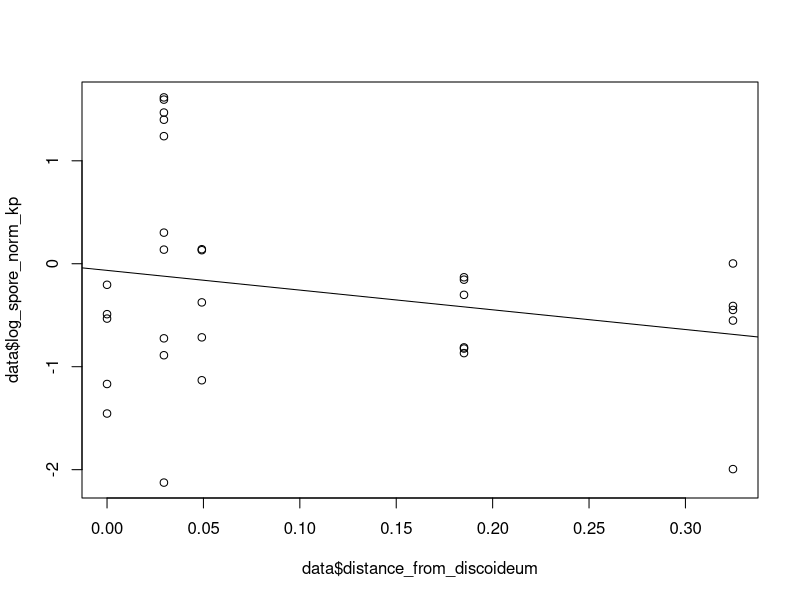
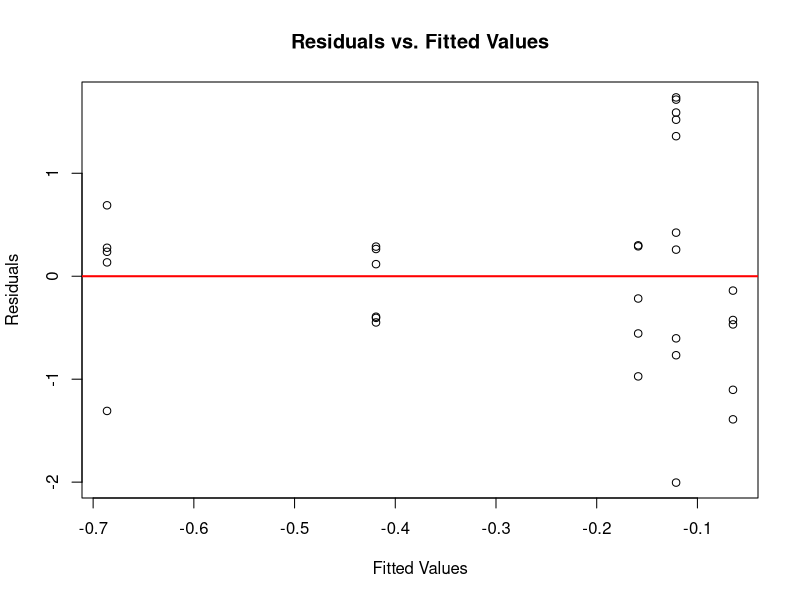
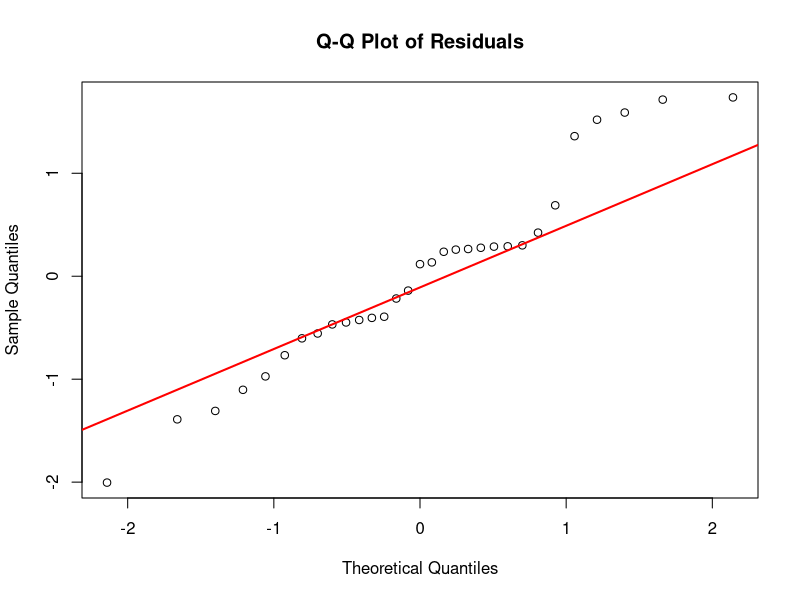

The R script that drew these images, in order:
#load data
data = read.csv('../data/paraburk_intrahost_data.csv')
data <- na.omit(data)
#keep only confident entries
data <- data[data$confident == 1,]
#get agricolaris data only
data <- data[data$infect == 'B859', ]
#remove Cavanderia, as it it too distant
data <- data[data$taxonomy != 'Cavenderia_aureostipes', ]
#take log of normalized spore count
data$log_spore_norm_kp <- log(data$spore_norm_kp)

#fit model
model <- lm(log_spore_norm_kp~distance_from_discoideum, data)
summary(model)
confint(model)
coef(model)

plot(data$distance_from_discoideum, data$log_spore_norm_kp)
abline(model)

#assess model
predicted.proportions <- predict(model, type = "response")

# Residuals from the model
residuals <- residuals(model, type = "deviance")

# Plot residuals vs. fitted values
plot(predicted.proportions, residuals,
     xlab = "Fitted Values", ylab = "Residuals",
     main = "Residuals vs. Fitted Values")
abline(h = 0, col = "red", lwd = 2)

# Q-Q plot of the residuals
qqnorm(residuals, main = "Q-Q Plot of Residuals")
qqline(residuals, col = "red", lwd = 2)
shapiro.test(residuals)

#get model predictions and write out
model.data <- data.frame(distance_from_discoideum = seq(min(data$distance_from_discoideum),
                                                        max(data$distance_from_discoideum), 
                                                        length.out = 100))

#get the predicted values and their standard errors
predictions <- predict(model, model.data, type = "response", se.fit = TRUE)
model.data$fit <- predictions$fit
model.data$se <- predictions$se.fit
model.data$lower <- predictions$fit - 1.96 * predictions$se.fit
model.data$upper <- predictions$fit + 1.96 * predictions$se.fit

write.csv(model.data, '../data/bonniea_fitness_effect_dicty_phylo_model.csv')
